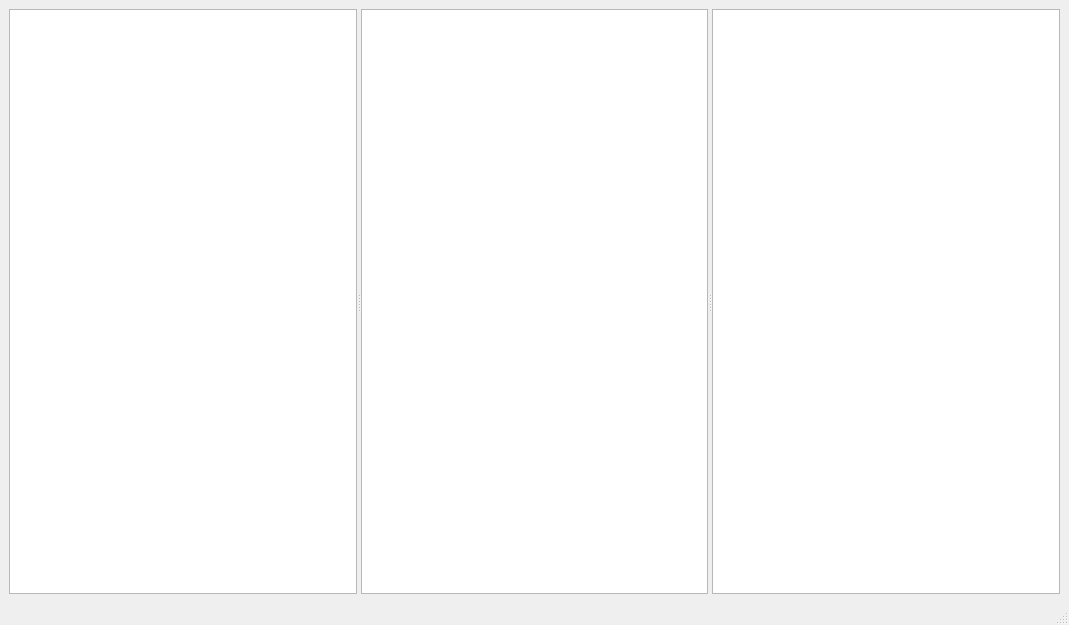
<?xml version="1.0" encoding="UTF-8"?>
<ui version="4.0">
 <class>MainWindow</class>
 <widget class="QMainWindow" name="MainWindow">
  <property name="geometry">
   <rect>
    <x>0</x>
    <y>0</y>
    <width>1069</width>
    <height>625</height>
   </rect>
  </property>
  <property name="windowTitle">
   <string>MainWindow</string>
  </property>
  <widget class="QWidget" name="centralwidget">
   <layout class="QVBoxLayout" name="verticalLayout">
    <item>
     <widget class="QSplitter" name="splitter">
      <property name="orientation">
       <enum>Qt::Horizontal</enum>
      </property>
      <widget class="QTreeView" name="treeView_packages"/>
      <widget class="QPlainTextEdit" name="plainTextEdit_code"/>
      <widget class="QTableView" name="tableView_diff_control"/>
     </widget>
    </item>
   </layout>
  </widget>
  <widget class="QMenuBar" name="menubar">
   <property name="geometry">
    <rect>
     <x>0</x>
     <y>0</y>
     <width>1069</width>
     <height>22</height>
    </rect>
   </property>
  </widget>
  <widget class="QStatusBar" name="statusbar"/>
 </widget>
 <resources/>
 <connections/>
</ui>
